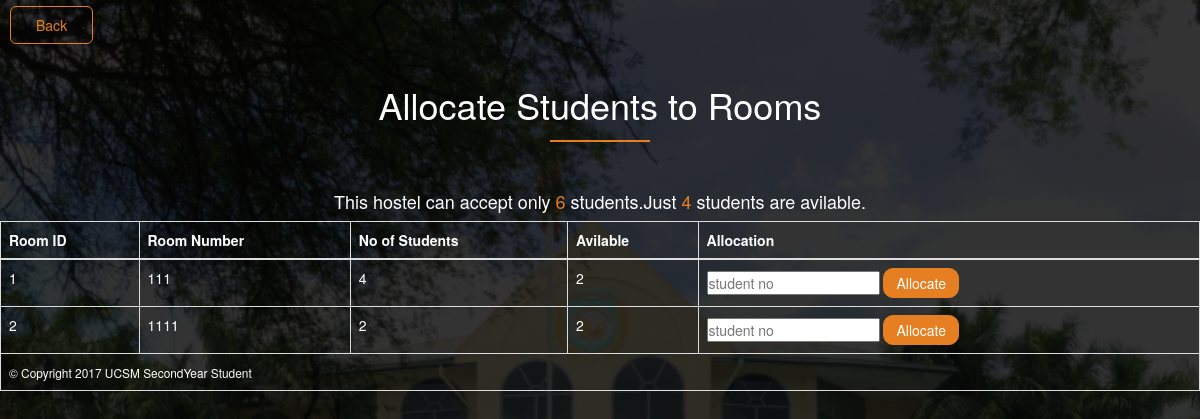
Screenshot of /admin/allocateroom.php with the database file from the repository.
### tables this page shows
CREATE TABLE `room` (
  `roomid` int(45) NOT NULL,
  `roomno` varchar(45) DEFAULT NULL,
  `noofstud` int(11) DEFAULT NULL,
  `avilable` varchar(45) NOT NULL
);

### admin/allocateroomaction.php (called while the page is built, shortened)
<?php
$conn = mysqli_connect("localhost", "root", "") or die("Error connecting to database: ".mysql_error());
  	mysqli_select_db($conn, "hostel") or die(mysql_error());
    $result=mysqli_query($conn,"SELECT * FROM room;");
	$totalstud = 0;
	$totalava = 0;
	while ($ro = mysqli_fetch_array($result)) {
		$totalstud += $ro['noofstud'];
		$totalava += $ro['avilable'];
	}
?>

### admin/allocateroom.php (the view, shortened to what this page needs)
<?php
  include("../admin/allocateroomaction.php");
?>
<!DOCTYPE html>
<html>
<head>
	 <link rel="stylesheet" type="text/css" href="../stylecss/allocateroom.css">
	<link rel="stylesheet" type="text/css" href="../bootstrap-3.3.7-dist/css/bootstrap-theme.min.css">
    <link rel="stylesheet" type="text/css" href="../bootstrap-3.3.7-dist/css/bootstrap.min.css">
    <link rel="stylesheet" type="text/css" href="../font-awesome-4.7.0/css/font-awesome.min.css">
</head>
<body>
<div id="btBack">
<a href="../admin/profile.php" class="bt" >Back</a>
</div>
    <h1 class="text-center" id="welcometext">Allocate Students to Rooms</h1>
    <h4 class="text-center" id="welcometext">This hostel can accept only <span style="color: #e67e22"><?php echo $totalstud; ?></span> students.Just <span style="color: #e67e22" ><?php echo $totalava; ?></span> students are avilable.</h4>
     <div class="table-responsive">
         <table border="1" class="table table-bordered table-hover ">
          <thead>
             <tr>
                 <th>Room ID</th>
                 <th>Room Number</th>
                 <th>No of Students</th>
                 <th>Avilable</th>
                 <th>Allocation</th>
               </tr>
          </thead>
           <tbody>
              <?php
              include("confs/config.php");
              $results = mysqli_query($conn, "SELECT * from room");
              while ($row = mysqli_fetch_array($results)) {?>
                <tr class="tablerow">
                 <td><?php echo $row['roomid']?></td>
                 <td><?php echo $row['roomno']?></td>
                 <td><?php echo $row['noofstud']?></td>
                 <td><?php echo $row['avilable']?></td>
                 <td >
                   <form action="" method="GET">
                  <input type="text" name="id" class ="tff" placeholder="student no">
                  <input type="submit" name="submit" value="Allocate" class="contact-bts">
                  </form>
                  </td>
               </tr>
               <?php
              }
              ?>
           </tbody>
           <tfoot>
               <td colspan="8"><small>&copy; Copyright 2017 UCSM SecondYear Student</small></td>
           </tfoot>
         </table>
         </div>
</body>
</html>

### stylecss/allocateroom.css (style rules this page uses)
* { margin: 0; padding: 0; }
body { font-family: tarhoma; background-image: linear-gradient(rgba(0,0,0,0.8),rgba(0,0,0,0.8)), url(../images/schoolbg.png); background-position: center; background-repeat: no-repeat; background-attachment: fixed; background-size: cover; }
h1 { color: #FFFFFF; }
#welcometext { margin-top: 50px; color: #FFFFFF; }
h1:after { width: 100px; height: 2px; background-color: #e67e22; display: block; content: " "; margin: 0 auto; margin-top: 15px; margin-bottom: 20px; }
.bt { margin-right: 10px; border: 1px solid #e67e22; border-radius: 6px; border-color: #e67e22; background-color: transparent; color: #e67e22; padding:6px 16px; transition: 0.5s; text-decoration: none; margin-left: 10px; }
#btBack { margin-top: 15px; }
.tff { color: #000; }
.bt { margin-right: 10px; border: 1px solid #e67e22; border-radius: 6px; border-color: #e67e22; background-color: transparent; color: #e67e22; padding:8px 25px; transition: 0.5s; text-decoration: none; }
table { color:#FFFFFF; }
.contact-bts { color: #FFFFFF; text-decoration: none; padding: 4px 12px; border-radius: 10px; border:1px solid #e67e22; background-color: #e67e22; }

### rows the page displays
room: roomid "1", roomno "111", noofstud "4", avilable "2"
room: roomid "2", roomno "1111", noofstud "2", avilable "2"

### other values shown
$totalstud "6"
$totalava "4"
